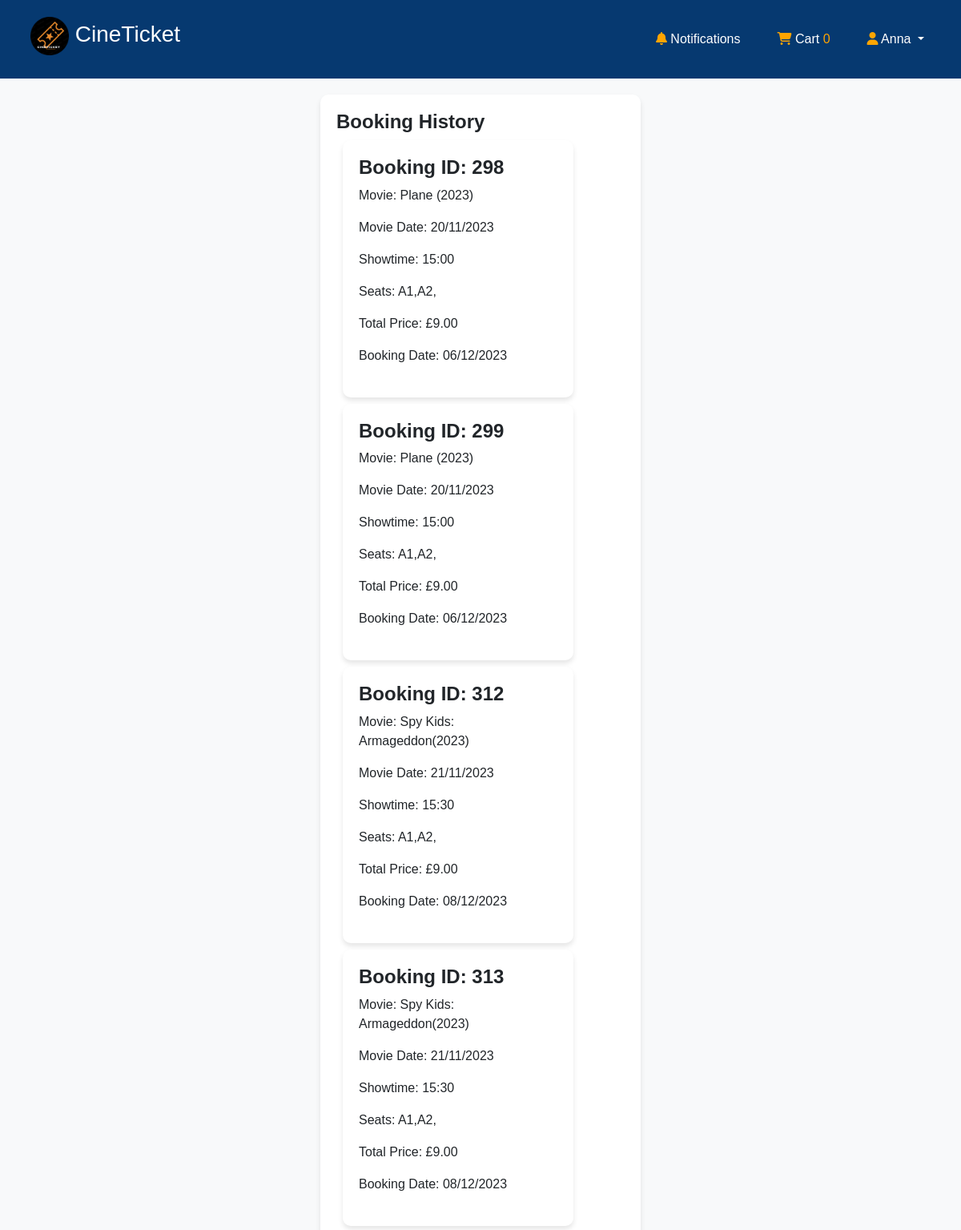
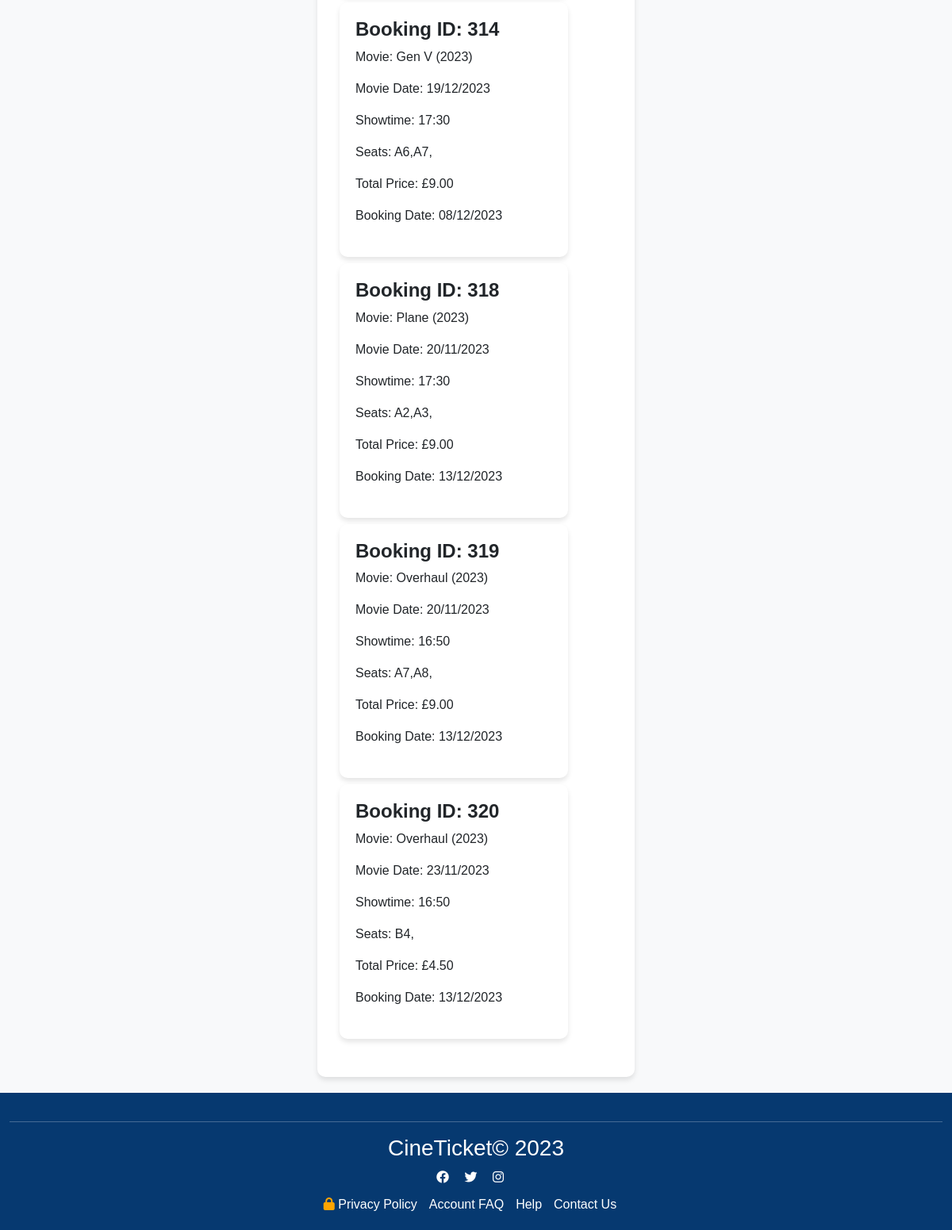
Screenshot of /myBooking.php (signed in) with the database file from the repository (2 pictures, top to bottom).
### tables this page shows
CREATE TABLE `movie_bookings` (
  `booking_id` int(11) NOT NULL,
  `user_id` int(11) NOT NULL,
  `movie_id` int(11) NOT NULL,
  `movie_title` varchar(255) NOT NULL,
  `booking_date` date NOT NULL,
  `selected_movie_date` varchar(255) DEFAULT NULL,
  `selected_time` time NOT NULL,
  `selected_seats` varchar(20) NOT NULL,
  `tickets_quantity` int(11) NOT NULL DEFAULT 1,
  `total_price` decimal(8,2) NOT NULL,
  `selected_payment_method` varchar(255) DEFAULT NULL
);

### myBooking.php (the view, shortened to what this page needs)
<?php
include "header.php";
require "cineticket_db.php";
?>
<!DOCTYPE html>
<html>
<body>
    <div class="container d-flex justify-content-center align-items-start" style="min-height: 100vh;">
        <div class="card ">
            <div class="card-body">
                <h5 class="card-title">Booking History</h5>
                <?php
                if (isset($_SESSION['user_id'])) {
                    $user_id = $_SESSION['user_id'];
                    $query = "SELECT * FROM movie_bookings WHERE user_id = ?";
                    $stmt = mysqli_prepare($conn, $query);
                    if ($stmt) {
                        mysqli_stmt_bind_param($stmt, "i", $user_id);
                        mysqli_stmt_execute($stmt);
                        $result = mysqli_stmt_get_result($stmt);
                        if (mysqli_num_rows($result) > 0) {
                            while ($row = mysqli_fetch_assoc($result)) {
                                echo '<div class="card m-2" style="width: 18rem;">';
                                echo '<div class="card-body">';
                                $booking_id = $row['booking_id'];
                                echo "<h5 class='card-title'>Booking ID: " . $booking_id . "</h5>";
                                echo "<p class='card-text'>Movie: " . $row['movie_title'] . "</p>";
                                $selected_movie_date = date('d/m/Y', strtotime($row['selected_movie_date']));
                                $selected_time = date('H:i', strtotime($row['selected_time']));
                                echo "<p class='card-text'>Movie Date: " . $selected_movie_date . "</p>";
                                echo "<p class='card-text'>Showtime: " . $selected_time . "</p>"; $selected_seats = $row['selected_seats'];
                                $sanitizedSeats = preg_replace("/[^a-zA-Z0-9]+/", ",", $selected_seats);
                                $sanitizedSeats = ltrim($sanitizedSeats, ',');
                                echo "<p class='card-text'>Seats: " . $sanitizedSeats . "</p>";
                                echo "<p class='card-text'>Total Price: £" . number_format($row['total_price'], 2) . "</p>";
                                $booking_date = date('d/m/Y', strtotime($row['booking_date']));
                                echo "<p class='card-text'>Booking Date: " . $booking_date . "</p>";
                                echo '</div></div>';
                            }
                        } else {
                            echo "<p class='error'>No bookings found for this user.</p>";
                        }
                    } else {
                        echo "<p class='error'>Database query preparation failed.</p>";
                    }
                } else {
                    echo "User ID not found in the session.";
                }
                ?>
            </div>
        </div>
    </div>
</body>
</html>
<?php
include "footer.php";
?>

### myBooking.php (style rules this page uses)
body { background-color: #f8f9fa; font-family: Arial, sans-serif; }
.card { margin: 20px; width: 400px; border: none; border-radius: 10px; box-shadow: 0 4px 6px rgba(0, 0, 0, 0.1); }
.card-body { padding: 20px; margin-bottom: 20px; }
.card-title { font-size: 24px; font-weight: bold; text-align: left; }

### rows the page displays
movie_bookings: booking_id "298", movie_title "Plane (2023)", selected_movie_date "20/11/2023", selected_time "15:00", selected_seats "A1,A2,", total_price "9.00", booking_date "06/12/2023"
movie_bookings: booking_id "299", movie_title "Plane (2023)", selected_movie_date "20/11/2023", selected_time "15:00", selected_seats "A1,A2,", total_price "9.00", booking_date "06/12/2023"
movie_bookings: booking_id "312", movie_title "Spy Kids: Armageddon(2023)", selected_movie_date "21/11/2023", selected_time "15:30", selected_seats "A1,A2,", total_price "9.00", booking_date "08/12/2023"
movie_bookings: booking_id "313", movie_title "Spy Kids: Armageddon(2023)", selected_movie_date "21/11/2023", selected_time "15:30", selected_seats "A1,A2,", total_price "9.00", booking_date "08/12/2023"
movie_bookings: booking_id "314", movie_title "Gen V (2023)", selected_movie_date "19/12/2023", selected_time "17:30", selected_seats "A6,A7,", total_price "9.00", booking_date "08/12/2023"
movie_bookings: booking_id "318", movie_title "Plane (2023)", selected_movie_date "20/11/2023", selected_time "17:30", selected_seats "A2,A3,", total_price "9.00", booking_date "13/12/2023"
movie_bookings: booking_id "319", movie_title "Overhaul (2023)", selected_movie_date "20/11/2023", selected_time "16:50", selected_seats "A7,A8,", total_price "9.00", booking_date "13/12/2023"
movie_bookings: booking_id "320", movie_title "Overhaul (2023)", selected_movie_date "23/11/2023", selected_time "16:50", selected_seats "B4,", total_price "4.50", booking_date "13/12/2023"

### other values shown
$_SESSION['user_name'] "Anna"
